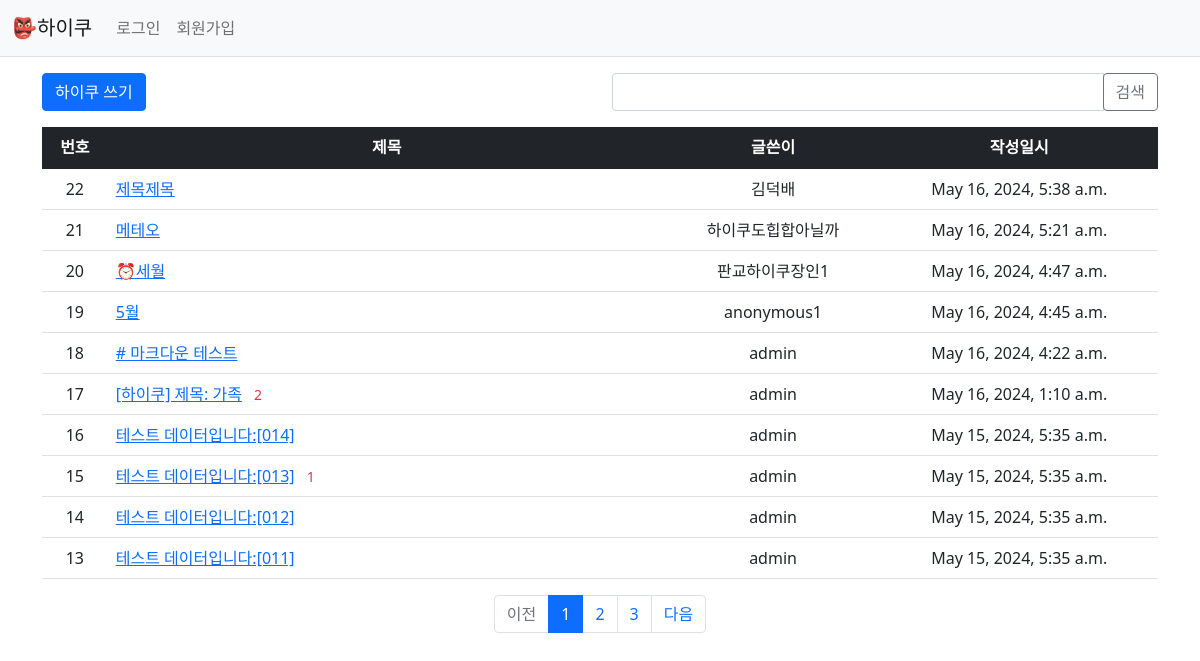
Screenshot of /pybo/ with the database file from the repository.
### pybo/models.py (models this page shows, shortened)
class Question(models.Model):
    author = models.ForeignKey(User, on_delete=models.CASCADE, related_name='author_question')
    subject = models.CharField(max_length=200)
    content = models.TextField()
    create_date = models.DateTimeField()
    modify_date = models.DateTimeField(null=True, blank=True)
    voter = models.ManyToManyField(User, related_name='voter_question') #추천인 추가

### pybo/views/base_views.py (the view)
# urls.py: path('',base_views.index, name='index') # '/'에 해당되는 path
def index(request):
    page = request.GET.get('page', '1') #페이지
    question_list = Question.objects.order_by('-create_date')
    paginator = Paginator(question_list, 10) #페이지당 10개씩 보여주기
    page_obj = paginator.get_page(page)
    context = {'question_list': page_obj}
    return render(request, 'pybo/question_list.html', context)

### pybo/templatetags/pybo_filter.py (called while the page is built)
@register.filter
def sub(value, arg):
    return value - arg

### templates/pybo/question_list.html
{% extends 'base.html' %}
{% load pybo_filter %}
{% block content %}
<div class="container my-3">
    <div class="row my-3">
        <div class="col-6">
            <a href="{% url 'pybo:question_create' %}" class="btn btn-primary">하이쿠 쓰기</a>
        </div>
        <div class="col-6">
            <div class="input-group">
                <input type="text" id="search_kw" class="form-control" value="{{ kw|default_if_none:'' }}">
                <div class="input-group-append">
                    <button class="btn btn-outline-secondary" type="button" id="btn_search">검색</button>
                </div>
            </div>
        </div>
    </div>
    <table class="table">
        <thead>
        <tr class="text-center table-dark">
            <th>번호</th>
            <th style="width:50%">제목</th>
            <th>글쓴이</th>
            <th>작성일시</th>
        </tr>
        </thead>
        <tbody>
        {% if question_list %}
        {% for question in question_list %}
        <tr class="text-center">
            <td>
                {{ question_list.paginator.count|sub:question_list.start_index|sub:forloop.counter0|add:1 }}
            </td>
            <td class="text-start">
                <a href="{% url 'pybo:detail' question.id %}">{{ question.subject }}</a>
                {% if question.answer_set.count > 0 %}
                <span class="text-danger small mx-2">{{ question.answer_set.count }}</span>
                {% endif %}
            </td>
            <td>{{ question.author.username }}</td>
            <td>{{ question.create_date }}</td>
        </tr>
        {% endfor %}
        {% else %}
        <tr>
            <td colspan="4">질문이 없습니다.</td>
        </tr>
        {% endif %}
        </tbody>
    </table>
    <ul class="pagination justify-content-center">
        {% if question_list.has_previous %}
        <li class="page_item">
            <a class="page-link" tabindex="-1" aria-disabled="true" href="#">이전</a>
        </li>
        {% else %}
        <li class="page-item disabled">
            <a class="page-link" tabindex="-1" aria-disabled="true" href="#">이전</a>
        </li>
        {% endif %}
        {% for page_number in question_list.paginator.page_range %}
        {% if page_number >= question_list.number|add:-5 and page_number <= question_list.number|add:5 %}
        {% if page_number == question_list.number %}
        <li class="page-item active" aria-current="page">
            <a class="page-link" href="?page={{ page_number }}">{{ page_number }}</a>
        </li>
        {% else %}
        <li class="page-item">
            <a class="page-link" href="?page={{ page_number }}">{{ page_number }}</a>
        </li>
        {% endif %}
        {% endif %}
        {% endfor %}
        {% if question_list.has_next %}
        <li class="page-item">
            <a class="page-link" href="?page={{ question_list.next_page_number }}">다음</a>
        </li>
        {% else %}
        <li class="page-item disabled">
            <a class="page-link" tabindex="-1" aria-disabled="true" href="#">다음</a>
        </li>
        {% endif %}
    </ul>
</div>
{% endblock %}

### templates/base.html (shortened to what this page needs)
{% load static %}
<!doctype html>
<html lang="ko">
<head>
    <link rel="stylesheet" type="text/css" href="{% static 'bootstrap.min.css' %}">
    <link rel="stylesheet" type="text/css" href="{% static 'style.css' %}">
</head>
<body>
{% include "navbar.html" %}
{% block content %}
{% endblock %}
</body>
</html>

### templates/navbar.html (shortened to what this page needs)
<nav class="navbar navbar-expand-lg navbar-light bg-light border-bottom">
    <div class="container-fluid">
        <a class="navbar-brand" href="{% url 'pybo:index' %}">👺하이쿠</a>
        <div class="collapse navbar-collapse" id="navbarSupportedContent">
            <ul class="navbar-nav me-auto mb-2 mb-lg-0">
                <li class="nav-item">
                    {% if user.is_authenticated %}
                    <a class="nav-link" href="{% url 'common:logout' %}">{{ user.username }} (로그아웃)</a>
                    {% else %}
                    <a class="nav-link" href="{% url 'common:login' %}">로그인</a>
                    {% endif %}
                </li>
                <li>
                    {% if not user.is_authenticated %}
                    <a class="nav-link" href="{% url 'common:signup' %}">회원가입</a>
                    {% endif %}
                </li>
            </ul>
        </div>
    </div>
</nav>

### rows the page displays
Question: paginator.count|sub "22", subject "제목제목", author.username "김덕배", create_date "May 16, 2024, 5:38 a.m."
Question: paginator.count|sub "21", subject "메테오", author.username "하이쿠도힙합아닐까", create_date "May 16, 2024, 5:21 a.m."
Question: paginator.count|sub "20", subject "⏰세월", author.username "판교하이쿠장인1", create_date "May 16, 2024, 4:47 a.m."
Question: paginator.count|sub "19", subject "5월", author.username "anonymous1", create_date "May 16, 2024, 4:45 a.m."
Question: paginator.count|sub "18", subject "# 마크다운 테스트", author.username "admin", create_date "May 16, 2024, 4:22 a.m."
Question: paginator.count|sub "17", subject "[하이쿠] 제목: 가족", answer_set.count "2", author.username "admin", create_date "May 16, 2024, 1:10 a.m."
Question: paginator.count|sub "16", subject "테스트 데이터입니다:[014]", author.username "admin", create_date "May 15, 2024, 5:35 a.m."
Question: paginator.count|sub "15", subject "테스트 데이터입니다:[013]", answer_set.count "1", author.username "admin", create_date "May 15, 2024, 5:35 a.m."
Question: paginator.count|sub "14", subject "테스트 데이터입니다:[012]", author.username "admin", create_date "May 15, 2024, 5:35 a.m."
Question: paginator.count|sub "13", subject "테스트 데이터입니다:[011]", author.username "admin", create_date "May 15, 2024, 5:35 a.m."

### other values shown
{{ page_number }} "1"
{{ page_number }} "2" "3"
